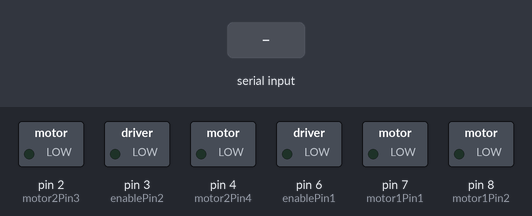
Recording of a program running on a simulated Arduino Nano, built with avr-gcc and run on an emulated ATmega328P. Parts: switched loads named in the program (green lamp = pin HIGH). Inputs (shaded band) come from the test bench.

Above: at 1.2 s.
1.3 s: "F" received over Serial
At 2.2 s:
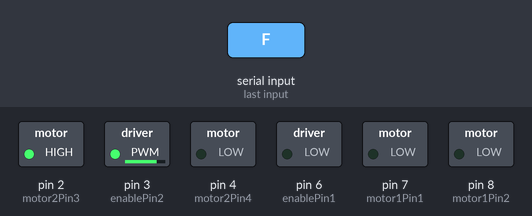
2.8 s: "B" received over Serial
At 3.3 s:
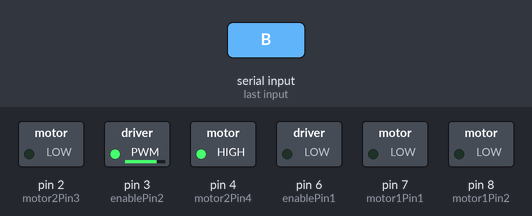
4.3 s: "L" received over Serial
At 5.5 s:
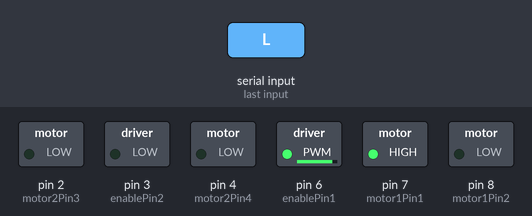
5.8 s: byte 50 ('2') received over Serial
At 6.8 s:
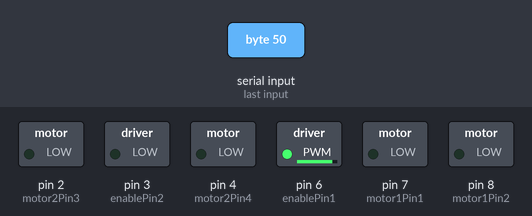
7.3 s: "R" received over Serial
At 8.0 s:
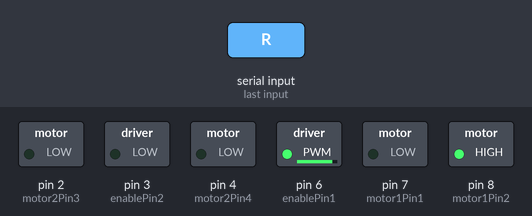
8.8 s: "G" received over Serial
At 9.1 s:
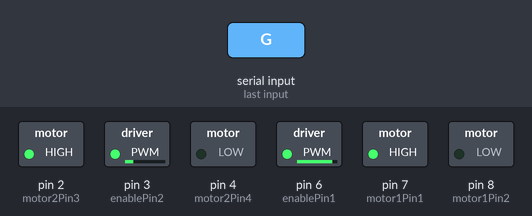
Timing chart, 0 to 11.3 s (numbered marks = the images above; inputs shaded):
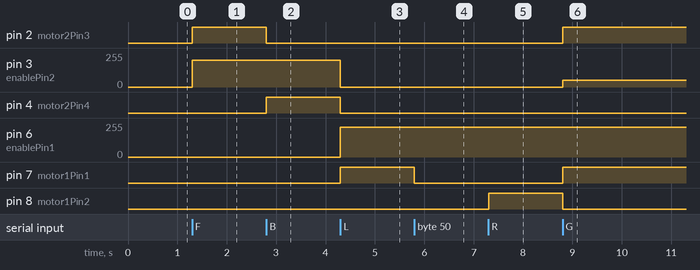

The program:

main.cpp
```cpp
#include <Arduino.h>

//This code is written by SARPHARAJ AALAM.
//to write this code there is huge dedication and effort of programmer.
//so please subscribe my channel NepoTronics on youtube or follow us on facebook and instagram


// Motor control pins
const int motor1Pin1 = 7;  // Motor driver IN1
const int motor1Pin2 = 8;  // Motor driver IN2
const int enablePin1 = 6;  // Motor driver ENA (or ENB for L298N)


const int motor2Pin3 = 2;  // Motor driver IN1
const int motor2Pin4 = 4;  // Motor driver IN2
const int enablePin2 = 3;  // Motor driver ENA (or ENB for L298N)

const int fled = 12;
const int bled = 11;
int speed=200;

char command; // Variable to store incoming command from Bluetooth
void setup()
{
  // Motor control pins are outputs
  pinMode(motor1Pin1, OUTPUT);
  pinMode(motor1Pin2, OUTPUT);
  pinMode(enablePin1, OUTPUT);

  pinMode(motor2Pin3, OUTPUT);
  pinMode(motor2Pin4, OUTPUT);
  pinMode(enablePin2, OUTPUT);

  // Start serial communication with a baud rate of 9600
  Serial.begin(9600);
}

void loop()
{
  // Check if data is available to read from Bluetooth
  if (Serial.available() > 0)
  {
    // Read the incoming command
    command = Serial.read();
    Stop();

    // Process the command
    switch(command)
    {
      case 'F': // Move motor forward
        forward();
        break;
      case 'B': // Move motor backward
        backward();
        break;
      case 'L': // truns left
        turnleft();
        break;

     case 'R': // truns right
        turnright();
        break;

     case 'G':
     forwardLeft();
     break;

     case 'I':
     forwardRight();
     break;

    case 'H':
     backLeft();
     break;
    case 'J':
     backRight();
     break;


    case '0':
    speed=0;
    break;

    case '1':
    speed=25;
    break;

    case '2':
    speed=51;
    break;

    case '3':
    speed=76;
    break;

    case '4':
    speed=102;
    break;

    case '5':
    speed=127;
    break;

    case '6':
    speed=153;
    break;

     case '7':
    speed=178;
    break;

    case '8':
    speed=204;
    break;

    case '9':
    speed=229;
    break;

    case 'q':
    speed=255;
    break;

    case 'W':
    digitalWrite(fled,HIGH);
    break;

    case 'w':
    digitalWrite(fled,LOW);
    break;

    case 'U':
    digitalWrite(bled,HIGH);
    break;

    case 'u':
    digitalWrite(bled,LOW);
    break;
    }
  }
}
void forward(){
  digitalWrite(motor2Pin3, HIGH);
  digitalWrite(motor2Pin4, LOW);
  analogWrite(enablePin2, speed); // Adjust the speed as needed
  }
void backward(){
  digitalWrite(motor2Pin3, LOW);
  digitalWrite(motor2Pin4, HIGH);
  analogWrite(enablePin2, speed); // Adjust the speed as needed
  }
void turnleft(){
  digitalWrite(motor1Pin1, HIGH);
  digitalWrite(motor1Pin2, LOW);
  analogWrite(enablePin1, 225); // Adjust the speed as needed
}
void turnright(){
  digitalWrite(motor1Pin1, LOW);
  digitalWrite(motor1Pin2, HIGH);
  analogWrite(enablePin1, 225); // Adjust the speed as needed
}
void forwardLeft(){
  forward();
  turnleft();
}
void forwardRight(){
  forward();
  turnright();
}
void backLeft(){
  backward();
  turnleft();
}
void backRight(){
  backward();
  turnright();
}
void Stop(){
  digitalWrite(motor2Pin3, LOW);
  digitalWrite(motor2Pin4, LOW);
  analogWrite(enablePin2, 0);
  digitalWrite(motor1Pin1, LOW);
  digitalWrite(motor1Pin2, LOW);
  analogWrite(enablePin2, 0);
}
```

Measured:
- after the input at 1.3 s, pin 2 (motor2Pin3): LOW → HIGH at once; pin 3 (enablePin2): 0/255 → 200/255 at once
- after the input at 2.8 s, pin 2 (motor2Pin3): HIGH → LOW at once; pin 4 (motor2Pin4): LOW → HIGH at once
- after the input at 4.3 s, pin 3 (enablePin2): 200/255 → 0/255 at once; pin 4 (motor2Pin4): HIGH → LOW at once; pin 6 (enablePin1): 0/255 → 225/255 at once; pin 7 (motor1Pin1): LOW → HIGH at once
- after the input at 5.8 s, pin 7 (motor1Pin1): HIGH → LOW at once
- after the input at 7.3 s, pin 8 (motor1Pin2): LOW → HIGH at once
- after the input at 8.8 s, pin 2 (motor2Pin3), pin 7 (motor1Pin1): LOW → HIGH at once; pin 3 (enablePin2): 0/255 → 51/255 at once; pin 8 (motor1Pin2): HIGH → LOW at once
